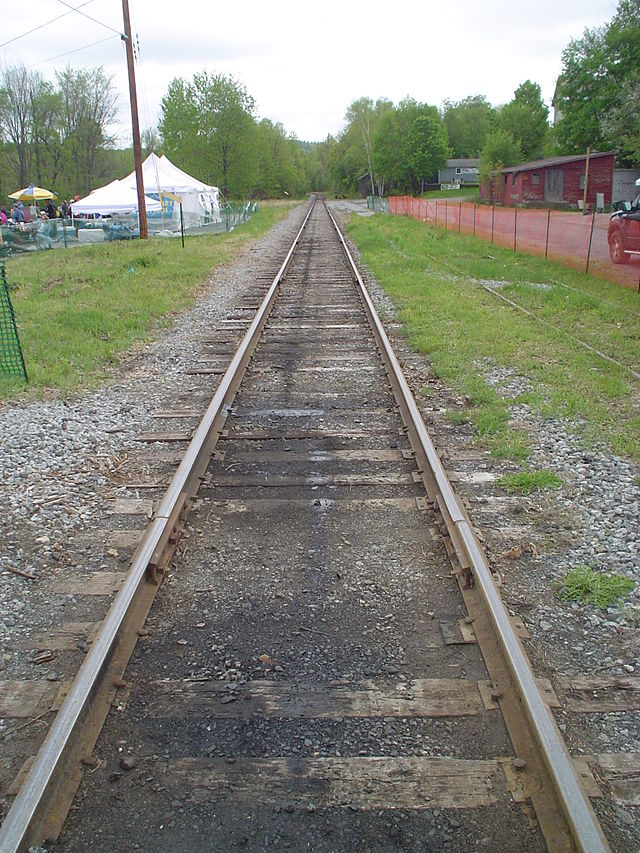
#> input picture lecture3/data/Railroad-Tracks-Perspective.jpg, 640 x 853 px, given in place of blue-object.mp4, which was not available
$ jupyter execute 'color_filtering with video.ipynb'   (shell and % lines are left out)   (Python 2 division)   (text cells are left out)
#> lines starting #> are read from the running program, lines starting #| are printed output that depends on the picture
[cell 1]
#github repository sync in google colab
import os
try:
  # Colab only
  !git clone https://github.com/hukim1112/DLCV_CLASS.git
  os.chdir('/content/DLCV_CLASS/lecture3')
except Exception:
  pass

[cell 2]
%pylab inline
import cv2
from IPython.display import clear_output

[cell 3]
cap = cv2.VideoCapture('data/blue-object.mp4')
try:
    while(cap.isOpened()):
        # Capture frame-by-frame
        ret, frame = cap.read()
#> frame is the input picture: shape (853, 640, 3); mean B, G, R 119.8, 132.3, 131
        # Convert the image from OpenCV BGR format to matplotlib RGB format
        # to display the image
        hsv = cv2.cvtColor(frame, cv2.COLOR_BGR2HSV)
#> hsv: shape (853, 640, 3); mean H, S, V 53.7, 41.8, 137.3

        # define range of blue color in HSV
        lower_blue = np.array([110,50,50])
        upper_blue = np.array([130,255,255])

        # Threshold the HSV image to get only blue colors
        mask = cv2.inRange(hsv, lower_blue, upper_blue)
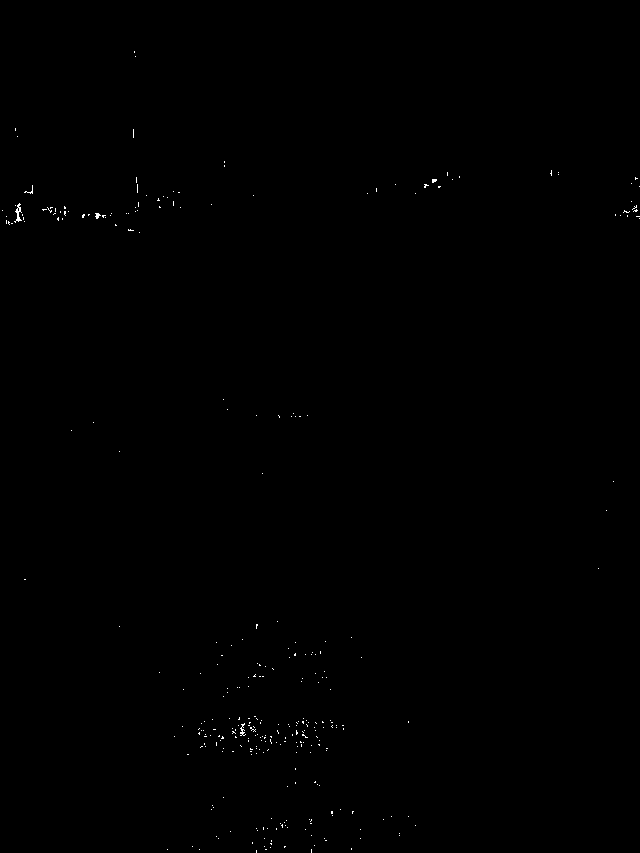
#> mask: shape (853, 640); 0.15% white in thin lines or dots

        # Bitwise-AND mask and original image
        res = cv2.bitwise_and(frame,frame, mask= mask)

        # Turn off the axis
        axis('off')
#> (this line was passed over: IPython is not available in this run)
        # Title of the window
        title("Input Stream")
#> (this line was passed over: IPython is not available in this run)
        # Display the frame
        imshow(res)
#> (this line was passed over: IPython is not available in this run)
        show()
        # Display the frame until new frame is available
        clear_output(wait=True)
except KeyboardInterrupt:
    # Release the Video Device
    cap.release()
    # Message to be displayed after releasing the device
    print "Released Video Resource"


$ run again, on lecture3/data/beach.jpg
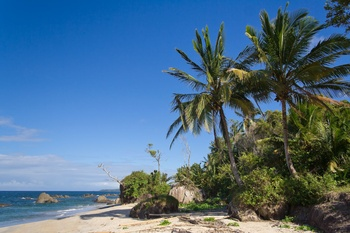
#> input picture lecture3/data/beach.jpg, 350 x 233 px, given in place of blue-object.mp4, which was not available
#> frame is the input picture: shape (233, 350, 3); mean B, G, R 136, 110.4, 78.6
#> hsv: shape (233, 350, 3); mean H, S, V 78.2, 133.1, 147.9
#> `mask = cv2.inRange(hsv, lower_blue, upper_blue)`:
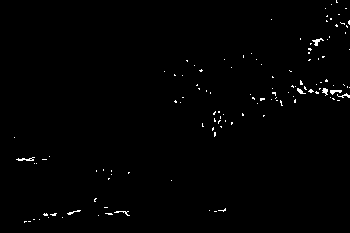
#> mask: shape (233, 350); 0.82% white in thin lines or dots
